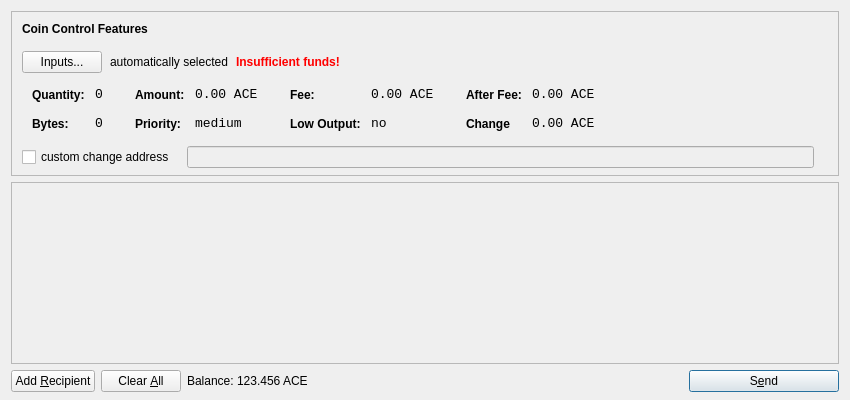
<?xml version="1.0" encoding="UTF-8"?>
<ui version="4.0">
 <class>SendCoinsDialog</class>
 <widget class="QDialog" name="SendCoinsDialog">
  <property name="geometry">
   <rect>
    <x>0</x>
    <y>0</y>
    <width>850</width>
    <height>400</height>
   </rect>
  </property>
  <property name="windowTitle">
   <string>Send Coins</string>
  </property>
  <layout class="QVBoxLayout" name="verticalLayout" stretch="0,1,0">
   <property name="bottomMargin">
    <number>8</number>
   </property>
   <item>
    <widget class="QFrame" name="frameCoinControl">
     <property name="sizePolicy">
      <sizepolicy hsizetype="Expanding" vsizetype="Expanding">
       <horstretch>0</horstretch>
       <verstretch>0</verstretch>
      </sizepolicy>
     </property>
     <property name="maximumSize">
      <size>
       <width>16777215</width>
       <height>16777215</height>
      </size>
     </property>
     <property name="frameShape">
      <enum>QFrame::StyledPanel</enum>
     </property>
     <property name="frameShadow">
      <enum>QFrame::Sunken</enum>
     </property>
     <layout class="QVBoxLayout" name="verticalLayoutCoinControl2">
      <property name="spacing">
       <number>-1</number>
      </property>
      <property name="leftMargin">
       <number>0</number>
      </property>
      <property name="topMargin">
       <number>0</number>
      </property>
      <property name="rightMargin">
       <number>0</number>
      </property>
      <property name="bottomMargin">
       <number>6</number>
      </property>
      <item>
       <layout class="QVBoxLayout" name="verticalLayoutCoinControl" stretch="0,0,0,0,1">
        <property name="spacing">
         <number>0</number>
        </property>
        <property name="leftMargin">
         <number>10</number>
        </property>
        <property name="topMargin">
         <number>10</number>
        </property>
        <item>
         <layout class="QHBoxLayout" name="horizontalLayoutCoinControl1">
          <property name="bottomMargin">
           <number>15</number>
          </property>
          <item>
           <widget class="QLabel" name="labelCoinControlFeatures">
            <property name="sizePolicy">
             <sizepolicy hsizetype="Preferred" vsizetype="Maximum">
              <horstretch>0</horstretch>
              <verstretch>0</verstretch>
             </sizepolicy>
            </property>
            <property name="font">
             <font>
              <weight>75</weight>
              <bold>true</bold>
             </font>
            </property>
            <property name="styleSheet">
             <string notr="true">font-weight:bold;</string>
            </property>
            <property name="text">
             <string>Coin Control Features</string>
            </property>
           </widget>
          </item>
         </layout>
        </item>
        <item>
         <layout class="QHBoxLayout" name="horizontalLayoutCoinControl2" stretch="0,0,0,0">
          <property name="spacing">
           <number>8</number>
          </property>
          <property name="bottomMargin">
           <number>10</number>
          </property>
          <item>
           <widget class="QPushButton" name="pushButtonCoinControl">
            <property name="styleSheet">
             <string notr="true"/>
            </property>
            <property name="text">
             <string>Inputs...</string>
            </property>
           </widget>
          </item>
          <item>
           <widget class="QLabel" name="labelCoinControlAutomaticallySelected">
            <property name="text">
             <string>automatically selected</string>
            </property>
            <property name="margin">
             <number>5</number>
            </property>
           </widget>
          </item>
          <item>
           <widget class="QLabel" name="labelCoinControlInsuffFunds">
            <property name="font">
             <font>
              <weight>75</weight>
              <bold>true</bold>
             </font>
            </property>
            <property name="styleSheet">
             <string notr="true">color:red;font-weight:bold;</string>
            </property>
            <property name="text">
             <string>Insufficient funds!</string>
            </property>
            <property name="margin">
             <number>5</number>
            </property>
           </widget>
          </item>
          <item>
           <spacer name="horizontalSpacerCoinControl">
            <property name="orientation">
             <enum>Qt::Horizontal</enum>
            </property>
            <property name="sizeHint" stdset="0">
             <size>
              <width>40</width>
              <height>1</height>
             </size>
            </property>
           </spacer>
          </item>
         </layout>
        </item>
        <item>
         <widget class="QWidget" name="widgetCoinControl" native="true">
          <property name="sizePolicy">
           <sizepolicy hsizetype="Preferred" vsizetype="Preferred">
            <horstretch>0</horstretch>
            <verstretch>0</verstretch>
           </sizepolicy>
          </property>
          <property name="minimumSize">
           <size>
            <width>0</width>
            <height>0</height>
           </size>
          </property>
          <property name="styleSheet">
           <string notr="true"/>
          </property>
          <layout class="QHBoxLayout" name="horizontalLayoutCoinControl5">
           <property name="margin">
            <number>0</number>
           </property>
           <item>
            <layout class="QHBoxLayout" name="horizontalLayoutCoinControl3" stretch="0,0,0,1">
             <property name="spacing">
              <number>20</number>
             </property>
             <property name="topMargin">
              <number>0</number>
             </property>
             <property name="bottomMargin">
              <number>10</number>
             </property>
             <item>
              <layout class="QFormLayout" name="formLayoutCoinControl1">
               <property name="horizontalSpacing">
                <number>10</number>
               </property>
               <property name="verticalSpacing">
                <number>14</number>
               </property>
               <property name="leftMargin">
                <number>10</number>
               </property>
               <property name="topMargin">
                <number>4</number>
               </property>
               <property name="rightMargin">
                <number>6</number>
               </property>
               <item row="0" column="0">
                <widget class="QLabel" name="labelCoinControlQuantityText">
                 <property name="styleSheet">
                  <string notr="true">font-weight:bold;</string>
                 </property>
                 <property name="text">
                  <string>Quantity:</string>
                 </property>
                 <property name="margin">
                  <number>0</number>
                 </property>
                </widget>
               </item>
               <item row="0" column="1">
                <widget class="QLabel" name="labelCoinControlQuantity">
                 <property name="font">
                  <font>
                   <family>Monospace</family>
                   <pointsize>10</pointsize>
                  </font>
                 </property>
                 <property name="cursor">
                  <cursorShape>IBeamCursor</cursorShape>
                 </property>
                 <property name="contextMenuPolicy">
                  <enum>Qt::ActionsContextMenu</enum>
                 </property>
                 <property name="text">
                  <string>0</string>
                 </property>
                 <property name="margin">
                  <number>0</number>
                 </property>
                 <property name="textInteractionFlags">
                  <set>Qt::LinksAccessibleByMouse|Qt::TextSelectableByKeyboard|Qt::TextSelectableByMouse</set>
                 </property>
                </widget>
               </item>
               <item row="1" column="0">
                <widget class="QLabel" name="labelCoinControlBytesText">
                 <property name="styleSheet">
                  <string notr="true">font-weight:bold;</string>
                 </property>
                 <property name="text">
                  <string>Bytes:</string>
                 </property>
                </widget>
               </item>
               <item row="1" column="1">
                <widget class="QLabel" name="labelCoinControlBytes">
                 <property name="font">
                  <font>
                   <family>Monospace</family>
                   <pointsize>10</pointsize>
                  </font>
                 </property>
                 <property name="cursor">
                  <cursorShape>IBeamCursor</cursorShape>
                 </property>
                 <property name="contextMenuPolicy">
                  <enum>Qt::ActionsContextMenu</enum>
                 </property>
                 <property name="text">
                  <string>0</string>
                 </property>
                 <property name="textInteractionFlags">
                  <set>Qt::LinksAccessibleByMouse|Qt::TextSelectableByKeyboard|Qt::TextSelectableByMouse</set>
                 </property>
                </widget>
               </item>
              </layout>
             </item>
             <item>
              <layout class="QFormLayout" name="formLayoutCoinControl2">
               <property name="horizontalSpacing">
                <number>10</number>
               </property>
               <property name="verticalSpacing">
                <number>14</number>
               </property>
               <property name="leftMargin">
                <number>6</number>
               </property>
               <property name="topMargin">
                <number>4</number>
               </property>
               <property name="rightMargin">
                <number>6</number>
               </property>
               <item row="0" column="0">
                <widget class="QLabel" name="labelCoinControlAmountText">
                 <property name="styleSheet">
                  <string notr="true">font-weight:bold;</string>
                 </property>
                 <property name="text">
                  <string>Amount:</string>
                 </property>
                 <property name="margin">
                  <number>0</number>
                 </property>
                </widget>
               </item>
               <item row="0" column="1">
                <widget class="QLabel" name="labelCoinControlAmount">
                 <property name="font">
                  <font>
                   <family>Monospace</family>
                   <pointsize>10</pointsize>
                  </font>
                 </property>
                 <property name="cursor">
                  <cursorShape>IBeamCursor</cursorShape>
                 </property>
                 <property name="contextMenuPolicy">
                  <enum>Qt::ActionsContextMenu</enum>
                 </property>
                 <property name="text">
                  <string>0.00 ACE</string>
                 </property>
                 <property name="textInteractionFlags">
                  <set>Qt::LinksAccessibleByMouse|Qt::TextSelectableByKeyboard|Qt::TextSelectableByMouse</set>
                 </property>
                </widget>
               </item>
               <item row="1" column="0">
                <widget class="QLabel" name="labelCoinControlPriorityText">
                 <property name="styleSheet">
                  <string notr="true">font-weight:bold;</string>
                 </property>
                 <property name="text">
                  <string>Priority:</string>
                 </property>
                </widget>
               </item>
               <item row="1" column="1">
                <widget class="QLabel" name="labelCoinControlPriority">
                 <property name="font">
                  <font>
                   <family>Monospace</family>
                   <pointsize>10</pointsize>
                  </font>
                 </property>
                 <property name="cursor">
                  <cursorShape>IBeamCursor</cursorShape>
                 </property>
                 <property name="contextMenuPolicy">
                  <enum>Qt::ActionsContextMenu</enum>
                 </property>
                 <property name="text">
                  <string>medium</string>
                 </property>
                 <property name="textInteractionFlags">
                  <set>Qt::LinksAccessibleByMouse|Qt::TextSelectableByKeyboard|Qt::TextSelectableByMouse</set>
                 </property>
                </widget>
               </item>
              </layout>
             </item>
             <item>
              <layout class="QFormLayout" name="formLayoutCoinControl3">
               <property name="horizontalSpacing">
                <number>10</number>
               </property>
               <property name="verticalSpacing">
                <number>14</number>
               </property>
               <property name="leftMargin">
                <number>6</number>
               </property>
               <property name="topMargin">
                <number>4</number>
               </property>
               <property name="rightMargin">
                <number>6</number>
               </property>
               <item row="0" column="0">
                <widget class="QLabel" name="labelCoinControlFeeText">
                 <property name="styleSheet">
                  <string notr="true">font-weight:bold;</string>
                 </property>
                 <property name="text">
                  <string>Fee:</string>
                 </property>
                 <property name="margin">
                  <number>0</number>
                 </property>
                </widget>
               </item>
               <item row="0" column="1">
                <widget class="QLabel" name="labelCoinControlFee">
                 <property name="font">
                  <font>
                   <family>Monospace</family>
                   <pointsize>10</pointsize>
                  </font>
                 </property>
                 <property name="cursor">
                  <cursorShape>IBeamCursor</cursorShape>
                 </property>
                 <property name="contextMenuPolicy">
                  <enum>Qt::ActionsContextMenu</enum>
                 </property>
                 <property name="text">
                  <string>0.00 ACE</string>
                 </property>
                 <property name="textInteractionFlags">
                  <set>Qt::LinksAccessibleByMouse|Qt::TextSelectableByKeyboard|Qt::TextSelectableByMouse</set>
                 </property>
                </widget>
               </item>
               <item row="1" column="0">
                <widget class="QLabel" name="labelCoinControlLowOutputText">
                 <property name="styleSheet">
                  <string notr="true">font-weight:bold;</string>
                 </property>
                 <property name="text">
                  <string>Low Output:</string>
                 </property>
                </widget>
               </item>
               <item row="1" column="1">
                <widget class="QLabel" name="labelCoinControlLowOutput">
                 <property name="font">
                  <font>
                   <family>Monospace</family>
                   <pointsize>10</pointsize>
                  </font>
                 </property>
                 <property name="cursor">
                  <cursorShape>IBeamCursor</cursorShape>
                 </property>
                 <property name="contextMenuPolicy">
                  <enum>Qt::ActionsContextMenu</enum>
                 </property>
                 <property name="text">
                  <string>no</string>
                 </property>
                 <property name="textInteractionFlags">
                  <set>Qt::LinksAccessibleByMouse|Qt::TextSelectableByKeyboard|Qt::TextSelectableByMouse</set>
                 </property>
                </widget>
               </item>
              </layout>
             </item>
             <item>
              <layout class="QFormLayout" name="formLayoutCoinControl4">
               <property name="horizontalSpacing">
                <number>10</number>
               </property>
               <property name="verticalSpacing">
                <number>14</number>
               </property>
               <property name="leftMargin">
                <number>6</number>
               </property>
               <property name="topMargin">
                <number>4</number>
               </property>
               <property name="rightMargin">
                <number>6</number>
               </property>
               <item row="0" column="0">
                <widget class="QLabel" name="labelCoinControlAfterFeeText">
                 <property name="styleSheet">
                  <string notr="true">font-weight:bold;</string>
                 </property>
                 <property name="text">
                  <string>After Fee:</string>
                 </property>
                 <property name="margin">
                  <number>0</number>
                 </property>
                </widget>
               </item>
               <item row="0" column="1">
                <widget class="QLabel" name="labelCoinControlAfterFee">
                 <property name="font">
                  <font>
                   <family>Monospace</family>
                   <pointsize>10</pointsize>
                  </font>
                 </property>
                 <property name="cursor">
                  <cursorShape>IBeamCursor</cursorShape>
                 </property>
                 <property name="contextMenuPolicy">
                  <enum>Qt::ActionsContextMenu</enum>
                 </property>
                 <property name="text">
                  <string>0.00 ACE</string>
                 </property>
                 <property name="textInteractionFlags">
                  <set>Qt::LinksAccessibleByMouse|Qt::TextSelectableByKeyboard|Qt::TextSelectableByMouse</set>
                 </property>
                </widget>
               </item>
               <item row="1" column="0">
                <widget class="QLabel" name="labelCoinControlChangeText">
                 <property name="styleSheet">
                  <string notr="true">font-weight:bold;</string>
                 </property>
                 <property name="text">
                  <string>Change</string>
                 </property>
                </widget>
               </item>
               <item row="1" column="1">
                <widget class="QLabel" name="labelCoinControlChange">
                 <property name="font">
                  <font>
                   <family>Monospace</family>
                   <pointsize>10</pointsize>
                  </font>
                 </property>
                 <property name="cursor">
                  <cursorShape>IBeamCursor</cursorShape>
                 </property>
                 <property name="contextMenuPolicy">
                  <enum>Qt::ActionsContextMenu</enum>
                 </property>
                 <property name="text">
                  <string>0.00 ACE</string>
                 </property>
                 <property name="textInteractionFlags">
                  <set>Qt::LinksAccessibleByMouse|Qt::TextSelectableByKeyboard|Qt::TextSelectableByMouse</set>
                 </property>
                </widget>
               </item>
              </layout>
             </item>
            </layout>
           </item>
          </layout>
         </widget>
        </item>
        <item>
         <layout class="QHBoxLayout" name="horizontalLayoutCoinControl4" stretch="0,0,0">
          <property name="spacing">
           <number>12</number>
          </property>
          <property name="sizeConstraint">
           <enum>QLayout::SetDefaultConstraint</enum>
          </property>
          <property name="topMargin">
           <number>5</number>
          </property>
          <property name="rightMargin">
           <number>5</number>
          </property>
          <item>
           <widget class="QCheckBox" name="checkBoxCoinControlChange">
            <property name="text">
             <string>custom change address</string>
            </property>
           </widget>
          </item>
          <item>
           <widget class="QLineEdit" name="lineEditCoinControlChange">
            <property name="enabled">
             <bool>false</bool>
            </property>
            <property name="sizePolicy">
             <sizepolicy hsizetype="Expanding" vsizetype="Fixed">
              <horstretch>0</horstretch>
              <verstretch>0</verstretch>
             </sizepolicy>
            </property>
           </widget>
          </item>
          <item>
           <widget class="QLabel" name="labelCoinControlChangeLabel">
            <property name="sizePolicy">
             <sizepolicy hsizetype="Preferred" vsizetype="Expanding">
              <horstretch>0</horstretch>
              <verstretch>0</verstretch>
             </sizepolicy>
            </property>
            <property name="minimumSize">
             <size>
              <width>0</width>
              <height>0</height>
             </size>
            </property>
            <property name="text">
             <string/>
            </property>
            <property name="margin">
             <number>3</number>
            </property>
           </widget>
          </item>
         </layout>
        </item>
        <item>
         <spacer name="verticalSpacerCoinControl">
          <property name="orientation">
           <enum>Qt::Vertical</enum>
          </property>
          <property name="sizeHint" stdset="0">
           <size>
            <width>800</width>
            <height>1</height>
           </size>
          </property>
         </spacer>
        </item>
       </layout>
      </item>
     </layout>
    </widget>
   </item>
   <item>
    <widget class="QScrollArea" name="scrollArea">
     <property name="widgetResizable">
      <bool>true</bool>
     </property>
     <widget class="QWidget" name="scrollAreaWidgetContents">
      <property name="geometry">
       <rect>
        <x>0</x>
        <y>0</y>
        <width>830</width>
        <height>165</height>
       </rect>
      </property>
      <layout class="QVBoxLayout" name="verticalLayout_2">
       <property name="margin">
        <number>0</number>
       </property>
       <item>
        <layout class="QVBoxLayout" name="entries">
         <property name="spacing">
          <number>6</number>
         </property>
        </layout>
       </item>
       <item>
        <spacer name="verticalSpacer">
         <property name="orientation">
          <enum>Qt::Vertical</enum>
         </property>
         <property name="sizeHint" stdset="0">
          <size>
           <width>20</width>
           <height>40</height>
          </size>
         </property>
        </spacer>
       </item>
      </layout>
     </widget>
    </widget>
   </item>
   <item>
    <layout class="QHBoxLayout" name="horizontalLayout">
     <item>
      <widget class="QPushButton" name="addButton">
       <property name="toolTip">
        <string>Send to multiple recipients at once</string>
       </property>
       <property name="text">
        <string>Add &amp;Recipient</string>
       </property>
       <property name="icon">
        <iconset resource="../bitcoin.qrc">
         <normaloff>:/icons/add</normaloff>:/icons/add</iconset>
       </property>
       <property name="autoDefault">
        <bool>false</bool>
       </property>
      </widget>
     </item>
     <item>
      <widget class="QPushButton" name="clearButton">
       <property name="sizePolicy">
        <sizepolicy hsizetype="Minimum" vsizetype="Fixed">
         <horstretch>0</horstretch>
         <verstretch>0</verstretch>
        </sizepolicy>
       </property>
       <property name="toolTip">
        <string>Remove all transaction fields</string>
       </property>
       <property name="text">
        <string>Clear &amp;All</string>
       </property>
       <property name="icon">
        <iconset resource="../bitcoin.qrc">
         <normaloff>:/icons/remove</normaloff>:/icons/remove</iconset>
       </property>
       <property name="autoRepeatDelay">
        <number>300</number>
       </property>
       <property name="autoDefault">
        <bool>false</bool>
       </property>
      </widget>
     </item>
     <item>
      <layout class="QHBoxLayout" name="horizontalLayout_2">
       <property name="spacing">
        <number>3</number>
       </property>
       <item>
        <widget class="QLabel" name="label">
         <property name="sizePolicy">
          <sizepolicy hsizetype="Preferred" vsizetype="Fixed">
           <horstretch>0</horstretch>
           <verstretch>0</verstretch>
          </sizepolicy>
         </property>
         <property name="text">
          <string>Balance:</string>
         </property>
        </widget>
       </item>
       <item>
        <widget class="QLabel" name="labelBalance">
         <property name="sizePolicy">
          <sizepolicy hsizetype="Preferred" vsizetype="Fixed">
           <horstretch>0</horstretch>
           <verstretch>0</verstretch>
          </sizepolicy>
         </property>
         <property name="cursor">
          <cursorShape>IBeamCursor</cursorShape>
         </property>
         <property name="text">
          <string>123.456 ACE</string>
         </property>
         <property name="textInteractionFlags">
          <set>Qt::LinksAccessibleByMouse|Qt::TextSelectableByKeyboard|Qt::TextSelectableByMouse</set>
         </property>
        </widget>
       </item>
      </layout>
     </item>
     <item>
      <spacer name="horizontalSpacer">
       <property name="orientation">
        <enum>Qt::Horizontal</enum>
       </property>
       <property name="sizeHint" stdset="0">
        <size>
         <width>40</width>
         <height>20</height>
        </size>
       </property>
      </spacer>
     </item>
     <item>
      <widget class="QPushButton" name="sendButton">
       <property name="minimumSize">
        <size>
         <width>150</width>
         <height>0</height>
        </size>
       </property>
       <property name="toolTip">
        <string>Confirm the send action</string>
       </property>
       <property name="text">
        <string>S&amp;end</string>
       </property>
       <property name="icon">
        <iconset resource="../bitcoin.qrc">
         <normaloff>:/icons/send</normaloff>:/icons/send</iconset>
       </property>
       <property name="default">
        <bool>true</bool>
       </property>
      </widget>
     </item>
    </layout>
   </item>
  </layout>
 </widget>
 <resources>
  <include location="../bitcoin.qrc"/>
 </resources>
 <connections/>
</ui>
